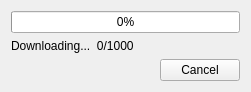
<?xml version="1.0" encoding="UTF-8"?>
<ui version="4.0">
 <class>Download_Form</class>
 <widget class="QWidget" name="Download_Form">
  <property name="geometry">
   <rect>
    <x>0</x>
    <y>0</y>
    <width>251</width>
    <height>89</height>
   </rect>
  </property>
  <property name="windowTitle">
   <string>Download</string>
  </property>
  <layout class="QVBoxLayout" name="verticalLayout">
   <item>
    <widget class="QProgressBar" name="progressBar">
     <property name="maximum">
      <number>1000</number>
     </property>
     <property name="value">
      <number>0</number>
     </property>
    </widget>
   </item>
   <item>
    <widget class="QLabel" name="label">
     <property name="text">
      <string>Downloading...  0/1000</string>
     </property>
    </widget>
   </item>
   <item>
    <layout class="QHBoxLayout" name="horizontalLayout">
     <item>
      <spacer name="horizontalSpacer">
       <property name="orientation">
        <enum>Qt::Horizontal</enum>
       </property>
       <property name="sizeHint" stdset="0">
        <size>
         <width>40</width>
         <height>20</height>
        </size>
       </property>
      </spacer>
     </item>
     <item>
      <widget class="QPushButton" name="pushButton">
       <property name="text">
        <string>Cancel</string>
       </property>
      </widget>
     </item>
    </layout>
   </item>
  </layout>
 </widget>
 <resources/>
 <connections>
  <connection>
   <sender>pushButton</sender>
   <signal>clicked()</signal>
   <receiver>Download_Form</receiver>
   <slot>close()</slot>
   <hints>
    <hint type="sourcelabel">
     <x>203</x>
     <y>67</y>
    </hint>
    <hint type="destinationlabel">
     <x>125</x>
     <y>44</y>
    </hint>
   </hints>
  </connection>
 </connections>
</ui>
